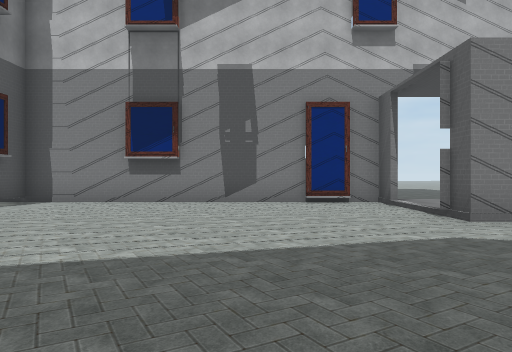
[1] (above)

13 first-person views from a walk through a 3-D level made in the Unity game engine. The camera is 1.2 m above the floor, looks level and sees 70° across. Doors are open. The floor is counted in squares, 2 m on a side. Each view is taken from the middle of a square. On the plan, view 1 faces up. The plan holds only what a view shows up to about 10 squares ahead; the rest is blank. The place goes on beyond the plan.

[2]
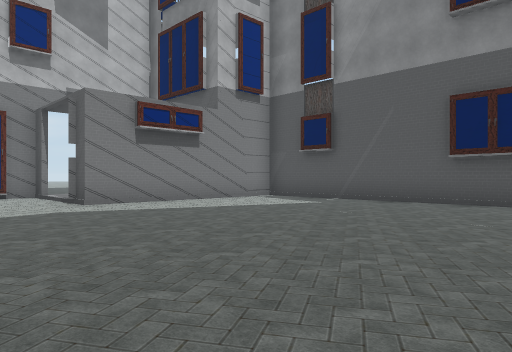

[3]
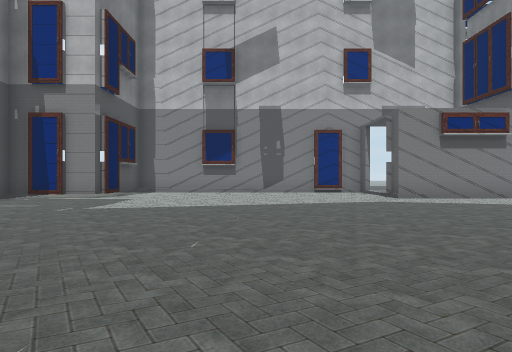

[4]
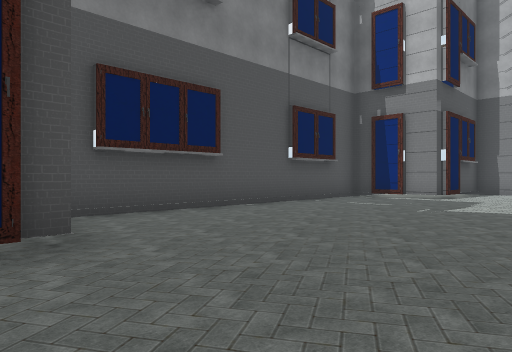

[5]
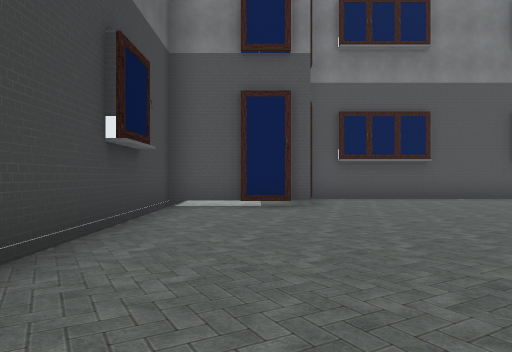

[6]
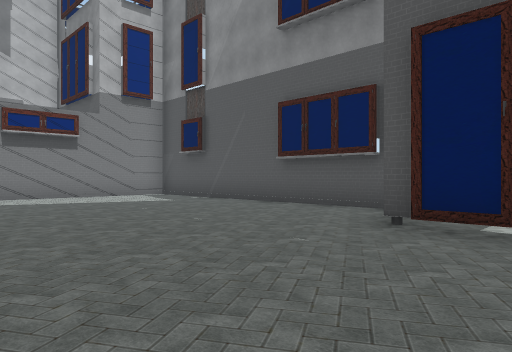

[7]
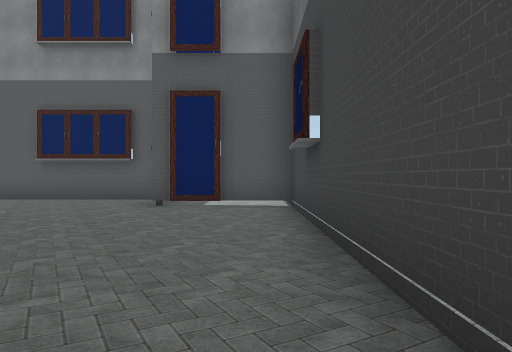

[8]
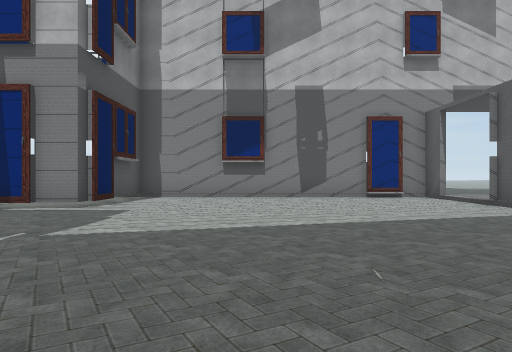

[9]
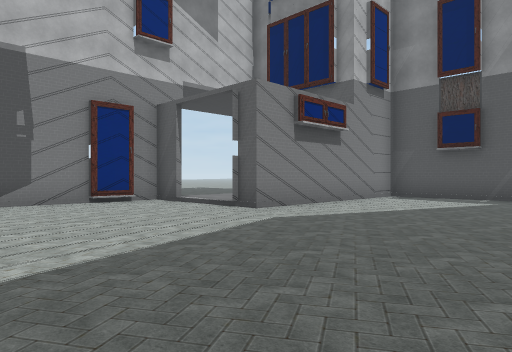

[10]
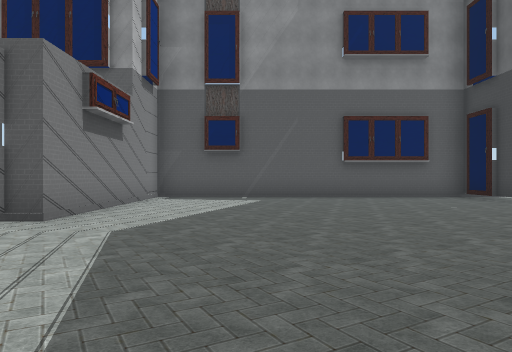

[11]
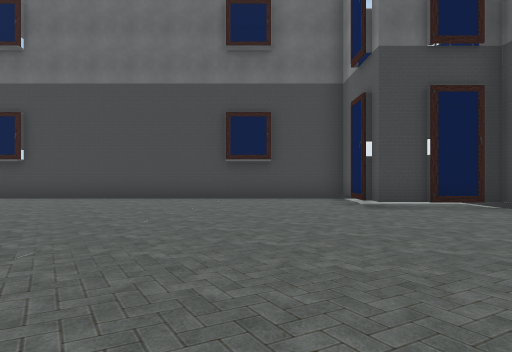

[12]
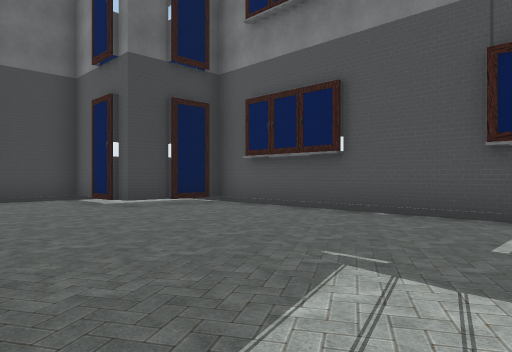

[13]
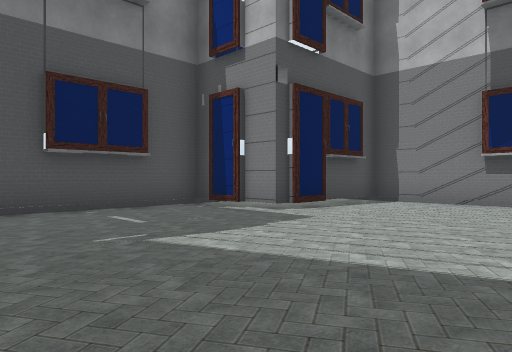

### Floor plan
Key: @ floor where view 1 was taken; # wall or solid block; . main floor; : floor 0.25 m higher than the main floor; / step, stairs or slope; D open door; T thing the floor can be seen under or through.
Columns run from 8 left of view 1 to 8 right of it. Each row starts with its distance up from view 1.
  9        #
  8   :T########/
  7   :T......DD:
  6  ::T.......D
  5 ##TT.......######
  4  ...............#
  3 #...............#
  2 #...............#
  1 #...............#
  0 #.......@.......#
 -1 #...............#
 -2 #...............#
 -3 #...............#
 -4 ####..........###
 -5 .::#..........#::
 -6  ::#..........#::
 -7   .############.

Where each view was taken, in squares from view 1:
view 1: 0 up, 0 right, facing up
view 2: 3 down, 0 right, facing up-right
view 3: 5 down, 1 left, facing up
view 4: 5 down, 2 left, facing up-left
view 5: 5 down, 2 right, facing left
view 6: 6 down, 2 right, facing up-right
view 7: 6 down, 1 left, facing right
view 8: 2 down, 2 left, facing up
view 9: 0 up, 2 left, facing up-right
view 10: 2 up, 2 left, facing right
view 11: 3 up, 3 left, facing down
view 12: 3 up, 2 left, facing down-left
view 13: 0 up, 1 left, facing up-left
